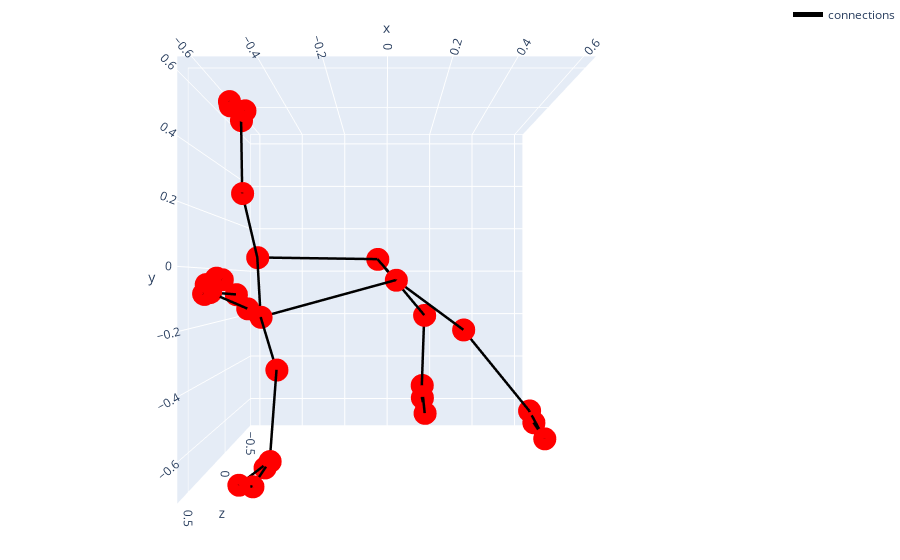

Notebook source saved alongside this figure:
### Code cell
# colab 출력을 위한 부분
fig[call[0]]
